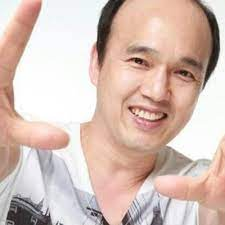
#> input picture data/guang.jpg, 225 x 225 px, found by its file name
$ python 0601.py
#> lines starting #> are read from the running program, lines starting #| are printed output that depends on the picture
# 0601.py
import cv2
import numpy as np

src = cv2.imread('./data/guang.jpg', cv2.IMREAD_GRAYSCALE)
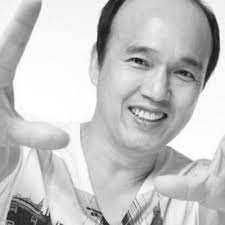
#> src: shape (225, 225); min 15, max 255, mean 197

dst1= cv2.boxFilter(src, ddepth=-1, ksize=(11, 11))
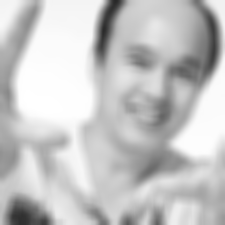
#> dst1: shape (225, 225); min 40, max 255, mean 197
dst2 = cv2.boxFilter(src, ddepth=-1, ksize=(21, 21))
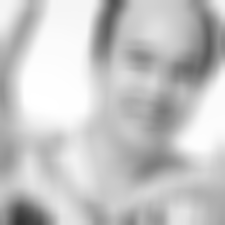
#> dst2: shape (225, 225); min 52, max 255, mean 196.9

dst3 = cv2.bilateralFilter(src, d=11, sigmaColor=10, sigmaSpace=10)
dst4 = cv2.bilateralFilter(src, d=-1, sigmaColor=10, sigmaSpace=10)

cv2.imshow('dst1',  dst1)
cv2.imshow('dst2',  dst2)
cv2.imshow('dst3',  dst3)
cv2.imshow('dst4',  dst4)
cv2.waitKey()
cv2.destroyAllWindows()
